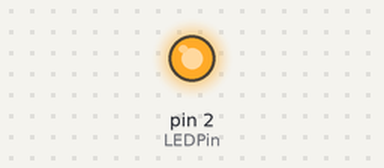
This sketch was run on a simulated Arduino Uno, built with avr-gcc and run on an emulated ATmega328P. Shown: output pins drawn as LEDs (lit = HIGH).

Above: at 0.1 s.
Timing chart, 0 to 1.6 s (numbered marks = the images above):
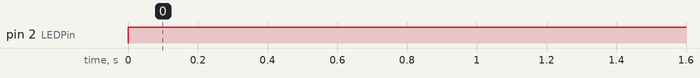

Measured:
- by itself, pin 2 (LEDPin): LOW → HIGH at 0.00 s

The sketch:

button-with-led.ino
```cpp
// C++ code
//

const int LEDPin = 2;
const int btnIn = 1;

void setup()
{
  pinMode(LEDPin, OUTPUT);
  Serial.begin(9600);
  pinMode(btnIn, INPUT_PULLUP);
}

void loop()
{
  int btnState = digitalRead(btnIn);

  if (btnState == HIGH) {
    digitalWrite(LEDPin, HIGH);
    delay(1000);
  }
}
```
